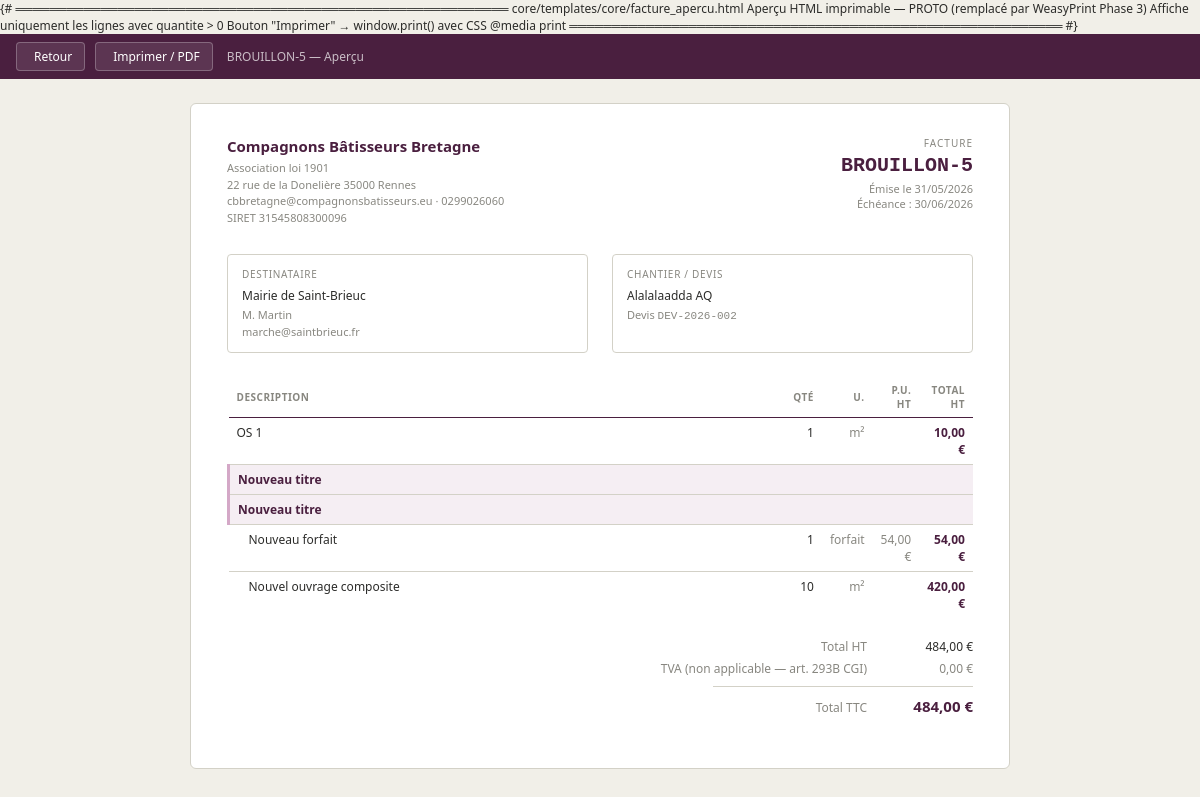
Page /factures/5/apercu/ (signed in) on the committed database.
### core/models.py (models this page shows, shortened)
class Facture(models.Model):
    TYPE_DOC_CHOICES = [
        ('facture', 'Facture'),
        ('acompte', "Facture d'acompte"),
        ('appel', "Facture d'appel convention"),
        ('avoir',   'Avoir'),
    ]
    STATUS_CHOICES = [
        ('draft',     'Brouillon'),
        ('validated', 'Validée'),
        ('sent',      'Envoyée'),
        ('paid',      'Payée'),
        ('cancelled', 'Annulée'),
    ]
    numero = models.CharField(
        max_length=50, unique=True, null=True, blank=True,
        help_text="Assigné automatiquement à la validation"
    )
    type_doc = models.CharField(
        max_length=10, choices=TYPE_DOC_CHOICES, default='facture'
    )
    devis = models.ForeignKey(
        Devis, on_delete=models.PROTECT, related_name='factures'
    )
    destinataire = models.CharField(max_length=200)
    montant = models.DecimalField(
        max_digits=10, decimal_places=2, default=0
    )
    status = models.CharField(
        max_length=20, choices=STATUS_CHOICES, default='draft'
    )
    date_creation = models.DateField(auto_now_add=True)
    date_echeance = models.DateField(null=True, blank=True)
    date_versement = models.DateField(
    null=True, blank=True,
    help_text="Date de versement de l'acompte (renseignée sur la facture normale)"
    )
    notes = models.TextField(blank=True)
    libelle = models.CharField(
        max_length=200, blank=True,
        help_text="Court libellé affiché dans le récapitulatif des factures précédentes"
    )
    conditions_facture = models.TextField(
        blank=True,
        help_text="Conditions de vente pour cette facture"
    )
    created_by = models.ForeignKey(
        User, on_delete=models.SET_NULL,
        null=True, related_name='factures_creees'
    )
    validated_by = models.ForeignKey(
        User, on_delete=models.SET_NULL,
        null=True, blank=True, related_name='factures_validees'
    )
    validated_at = models.DateTimeField(null=True, blank=True)
    bypass_validation = models.BooleanField(default=False)
    created_at = models.DateTimeField(auto_now_add=True)
    class Meta:
        ordering = ['-created_at']
        verbose_name = 'Facture'
    def get_reference(self):
        return self.numero or f"BROUILLON-{self.pk}"

class ParametresAssociation(models.Model):
    nom = models.CharField(max_length=200, default='Compagnons Bâtisseurs Bretagne')
    siret = models.CharField(max_length=50, blank=True)
    ape = models.CharField(max_length=20, blank=True)
    forme_juridique = models.CharField(
        max_length=100, blank=True, default='Association loi 1901'
    )
    adresse = models.TextField(blank=True)
    email = models.EmailField(blank=True)
    telephone = models.CharField(max_length=50, blank=True)
    site_web = models.URLField(blank=True)
    logo = models.ImageField(
        upload_to='logo/', null=True, blank=True
    )
    couleur_principale = models.CharField(
        max_length=7, default='#6B1F3A',
        help_text="Code hexadécimal ex: #6B1F3A"
    )
    couleur_secondaire = models.CharField(
        max_length=7, default='#2BBFA4',
        help_text="Code hexadécimal ex: #2BBFA4"
    )
    couleur_accent = models.CharField(
        max_length=7, default='#E8A020',
        help_text="Code hexadécimal ex: #E8A020"
    )
    slogan = models.CharField(
        max_length=200, blank=True,
        default='La solidarité, un chantier à partager'
    )
    class Meta:
        verbose_name = 'Paramètres association'
    @classmethod
    def get(cls):
        obj, _ = cls.objects.get_or_create(pk=1)
        return obj

class Devis(models.Model):
    STATUS_CHOICES = [
        ('draft',    'Brouillon'),
        ('sent',     'Envoyé'),
        ('accepted', 'Accepté'),
        ('refused',  'Refusé'),
        ('expired',  'Expiré'),
    ]
    reference = models.CharField(max_length=50, unique=True)
    client = models.ForeignKey(
        Client, on_delete=models.PROTECT, related_name='devis'
    )
    equipe = models.ForeignKey(
        Equipe, on_delete=models.SET_NULL,
        null=True, blank=True, related_name='devis'
    )
    chantier = models.CharField(max_length=300)
    chantier_adresse1 = models.CharField(max_length=200, blank=True)
    chantier_adresse2 = models.CharField(max_length=200, blank=True)
    chantier_cp = models.CharField(max_length=10, blank=True)
    chantier_ville = models.CharField(max_length=100, blank=True)
    status = models.CharField(
        max_length=20, choices=STATUS_CHOICES, default='draft'
    )
    date_creation = models.DateField(auto_now_add=True)
    date_validite = models.DateField(null=True, blank=True)
    taux_mo = models.DecimalField(
        max_digits=6, decimal_places=2, default=46.00
    )
    notes = models.TextField(blank=True)
    conditions_devis = models.TextField(
        blank=True,
        help_text="Conditions de vente pour ce devis (copié depuis les préférences à la création)"
    )
    fin_group_title = models.CharField(
        max_length=100, default='Financements',
        help_text="Titre du groupe de financements"
    )
    created_by = models.ForeignKey(
        User, on_delete=models.SET_NULL,
        null=True, related_name='devis_crees'
    )
    created_at = models.DateTimeField(auto_now_add=True)
    updated_at = models.DateTimeField(auto_now=True)
    class Meta:
        ordering = ['-created_at']
        verbose_name = 'Devis'
        verbose_name_plural = 'Devis'

class Client(models.Model):
    nom = models.CharField(max_length=200)
    contact = models.CharField(max_length=200, blank=True)
    email = models.EmailField(blank=True)
    telephone = models.CharField(max_length=50, blank=True)
    adresse = models.TextField(blank=True)
    created_at = models.DateTimeField(auto_now_add=True)
    class Meta:
        ordering = ['nom']
        verbose_name = 'Client'

class LigneFacture(models.Model):
    TYPE_CHOICES = LigneDevis.TYPE_CHOICES
    facture = models.ForeignKey(
        Facture, on_delete=models.CASCADE, related_name='lignes'
    )
    parent = models.ForeignKey(
        'self', on_delete=models.CASCADE,
        null=True, blank=True, related_name='enfants'
    )
    type_ligne = models.CharField(max_length=5, choices=TYPE_CHOICES)
    description = models.TextField(blank=True)
    quantite = models.DecimalField(
        max_digits=10, decimal_places=3, default=1
    )
    quantite_originale = models.DecimalField(
        max_digits=10, decimal_places=3, default=1,
        help_text="Quantité du devis original, pour référence"
    )
    unite = models.CharField(max_length=50, blank=True)
    cout_unitaire = models.DecimalField(
        max_digits=10, decimal_places=2, null=True, blank=True
    )
    ordre = models.IntegerField(default=0)
    ouvert = models.BooleanField(default=True)
    ligne_devis_source = models.ForeignKey(
        'LigneDevis',
        on_delete=models.SET_NULL,
        null=True, blank=True,
        related_name='lignes_factures',
        help_text="Ligne du devis à l'origine de cette ligne de facture"
    )
    class Meta:
        ordering = ['ordre']
        verbose_name = 'Ligne de facture'
    def total(self):
        enfants = self.enfants.all()
        if self.type_ligne == 'TITRE':
            return sum(e.total() for e in enfants)
        if enfants.exists():
            return self.quantite * sum(e.total() for e in enfants)
        if self.cout_unitaire is not None:
            return self.quantite * self.cout_unitaire
        return Decimal('0')

### core/views.py (the view)
# urls.py: path('factures/<int:pk>/apercu/',    views.facture_apercu,       name='facture-apercu'),
@login_required
def facture_apercu(request, pk):
    facture = get_object_or_404(Facture, pk=pk)
    devis = facture.devis
    from .models import ParametresAssociation
    params = ParametresAssociation.get()
    def filtrer_lignes(lignes_qs):
        result = []
        for lf in lignes_qs:
            if lf.type_ligne == 'TITRE':
                enfants = filtrer_lignes(lf.enfants.all())
                if enfants:  # titre affiché seulement s'il a des enfants visibles
                    lf.enfants_filtres = enfants
                    result.append(lf)
            else:
                if float(lf.quantite) > 0:
                    result.append(lf)
        return result
    lignes_filtrees = filtrer_lignes(facture.lignes.filter(parent=None))
    return render(request, 'core/facture_apercu.html', {
        'facture': facture,
        'devis': devis,
        'params': params,
        'lignes': lignes_filtrees,
    })

### core/context_processors.py (called while the page is built)
def params_association(request):
    return {'params': ParametresAssociation.get()}

### core/templates/core/facture_apercu.html (shortened to what this page needs)
<!DOCTYPE html>
<html lang="fr">
<head>
<link rel="stylesheet" href="https://cdn.jsdelivr.net/npm/@tabler/icons-webfont@latest/tabler-icons.min.css"/>
</head>
<body>
<div class="no-print">
  <a href="{% url 'core:facture-detail' facture.pk %}"> Retour</a>
  <button onclick="window.print()"> Imprimer / PDF</button>
  <span class="title">{{ facture.get_reference }} — Aperçu</span>
</div>
<div class="doc">
  <div class="doc-header">
    <div class="doc-logo-zone">
      <div class="doc-asso-nom">{{ params.nom }}</div>
      <div class="doc-asso-sub">
        {% if params.forme_juridique %}{{ params.forme_juridique }}<br>{% endif %}
        {% if params.adresse %}{{ params.adresse|linebreaksbr }}<br>{% endif %}
        {% if params.email %}{{ params.email }}{% endif %}
        {% if params.telephone %} · {{ params.telephone }}{% endif %}
        {% if params.siret %}<br>SIRET {{ params.siret }}{% endif %}
      </div>
    </div>
    <div class="doc-ref-zone">
      <div class="doc-type">Facture</div>
      <div class="doc-ref">{{ facture.get_reference }}</div>
      <div class="doc-date">
        Émise le {{ facture.date_creation|date:"d/m/Y" }}<br>
        {% if facture.date_echeance %}Échéance : {{ facture.date_echeance|date:"d/m/Y" }}{% endif %}
      </div>
    </div>
  </div>
  <div class="doc-parties">
    <div class="doc-bloc">
      <div class="doc-bloc-title">Destinataire</div>
      <div class="doc-bloc-val">{{ facture.destinataire }}</div>
      <div class="doc-bloc-sub">
        {{ devis.client.contact }}<br>
        {{ devis.client.email }}<br>
      </div>
    </div>
    <div class="doc-bloc">
      <div class="doc-bloc-title">Chantier / Devis</div>
      <div class="doc-bloc-val">{{ devis.chantier }}</div>
      <div class="doc-bloc-sub">
        Devis <span style="font-family:var(--fm)">{{ devis.reference }}</span>
      </div>
    </div>
  </div>
  <table class="lignes">
    <thead>
      <tr>
        <th style="width:100%">Description</th>
        <th class="num" style="width:60px">Qté</th>
        <th class="num" style="width:40px">U.</th>
        <th class="num" style="width:70px">P.U. HT</th>
        <th class="num" style="width:80px">Total HT</th>
      </tr>
    </thead>
    <tbody>
      {% for lf in lignes %}
        {% include 'core/_apercu_ligne.html' with lf=lf depth=0 only %}
      {% endfor %}
    </tbody>
  </table>
  <div class="doc-totaux">
    <div class="tot-row">
      <span class="tot-lbl">Total HT</span>
      <span class="tot-val">{{ facture.montant|floatformat:2 }} €</span>
    </div>
    <div class="tot-row">
      <span class="tot-lbl">TVA (non applicable — art. 293B CGI)</span>
      <span class="tot-val" style="color:var(--gray-md)">0,00 €</span>
    </div>
    <div class="tot-sep" style="width:260px"></div>
    <div class="tot-row">
      <span class="tot-lbl">Total TTC</span>
      <span class="tot-val tot-grand">{{ facture.montant|floatformat:2 }} €</span>
    </div>
  </div>
</div>
</body>
</html>

### core/templates/core/_apercu_ligne.html
{% if lf.type_ligne == 'TITRE' %}
  <tr class="row-titre">
    <td colspan="5">{{ lf.description|safe }}</td>
  </tr>
  {% for enfant in lf.enfants_filtres %}
    {% include 'core/_apercu_ligne.html' with lf=enfant depth=1 %}
  {% endfor %}
{% else %}
  <tr class="{% if depth > 0 %}row-child{% endif %}">
    <td>{{ lf.description|safe }}</td>
    <td class="td-num">{{ lf.quantite|floatformat:"-3" }}</td>
    <td class="td-num" style="color:var(--gray-md)">{{ lf.unite }}</td>
    <td class="td-num" style="color:var(--gray-md)">
      {% if lf.cout_unitaire %}{{ lf.cout_unitaire|floatformat:2 }} €{% endif %}
    </td>
    <td class="td-total">{{ lf.total|floatformat:2 }} €</td>
  </tr>
{% endif %}

### core/templates/core/facture_apercu.html (style rules this page uses)
:root { --prune: #4A1F3F; --prune-lt: #F5EEF3; --prune-bd: #D4A8C7; --teal: #1D9E75; --teal-lt: #E1F5EE; --teal-dk: #085041; --amber-lt: #FAEEDA; --gray: #2C2C2A; --gray-md: #888780; --gray-lt: #F1EFE8; --gray-bd: #D3D1C7; --red: #A32D2D; --red-lt: #FCEBEB; --bg: #F1EFE8; --f: 'Segoe UI', system-ui, sans-serif; --fm: 'Consolas', monospace; --r: 4px; }
* { box-sizing: border-box; margin: 0; padding: 0; }
body { font-family: var(--f); background: var(--bg); color: var(--gray); font-size: 12px; }
.no-print { background: var(--prune); padding: 8px 16px; display: flex; align-items: center; gap: 10px; }
.no-print a, .no-print button { display: inline-flex; align-items: center; gap: 5px; padding: 5px 12px; border-radius: var(--r); border: 1px solid rgba(255,255,255,.25); background: rgba(255,255,255,.1); color: #fff; font-size: 12px; cursor: pointer; text-decoration: none; font-family: var(--f); }
.no-print .title { color: rgba(255,255,255,.7); font-size: 12px; margin-left: 4px; }
.doc { max-width: 820px; margin: 24px auto; background: #fff; padding: 32px 36px; border: 1px solid var(--gray-bd); border-radius: 6px; }
.doc-header { display: flex; justify-content: space-between; align-items: flex-start; margin-bottom: 28px; gap: 24px; }
.doc-logo-zone { display: flex; flex-direction: column; gap: 4px; }
.doc-asso-nom { font-size: 15px; font-weight: 700; color: var(--prune); }
.doc-asso-sub { font-size: 11px; color: var(--gray-md); line-height: 1.5; }
.doc-ref-zone { text-align: right; }
.doc-type { font-size: 10px; text-transform: uppercase; letter-spacing: .1em; color: var(--gray-md); margin-bottom: 4px; }
.doc-ref { font-size: 20px; font-weight: 700; color: var(--prune); font-family: var(--fm); }
.doc-date { font-size: 11px; color: var(--gray-md); margin-top: 4px; }
.doc-parties { display: flex; gap: 24px; margin-bottom: 24px; }
.doc-bloc { flex: 1; padding: 12px 14px; border: 1px solid var(--gray-bd); border-radius: var(--r); }
.doc-bloc-title { font-size: 10px; text-transform: uppercase; letter-spacing: .07em; color: var(--gray-md); margin-bottom: 6px; }
.doc-bloc-val { font-size: 12px; font-weight: 500; line-height: 1.5; }
.doc-bloc-sub { font-size: 11px; color: var(--gray-md); margin-top: 2px; line-height: 1.5; }
table.lignes { width: 100%; border-collapse: collapse; margin-bottom: 20px; }
table.lignes th { font-size: 10px; text-transform: uppercase; letter-spacing: .05em; color: var(--gray-md); padding: 6px 8px; border-bottom: 1.5px solid var(--prune); text-align: left; }
table.lignes th.num { text-align: right; }
table.lignes td { padding: 6px 8px; border-bottom: 1px solid var(--gray-bd); font-size: 12px; vertical-align: top; }
table.lignes tr:last-child td { border-bottom: none; }
table.lignes .td-num { text-align: right; font-variant-numeric: tabular-nums; }
table.lignes .td-total { text-align: right; font-weight: 600; color: var(--prune); font-variant-numeric: tabular-nums; }
.row-titre td { background: var(--prune-lt); font-weight: 600; color: var(--prune); font-size: 12px; }
.row-titre td:first-child { border-left: 3px solid var(--prune-bd); }
.row-child td:first-child { padding-left: 20px; }
.doc-totaux { display: flex; flex-direction: column; align-items: flex-end; gap: 5px; margin-bottom: 20px; }
.tot-row { display: flex; gap: 16px; align-items: baseline; font-size: 12px; }
.tot-lbl { color: var(--gray-md); min-width: 160px; text-align: right; }
.tot-val { font-variant-numeric: tabular-nums; min-width: 90px; text-align: right; font-weight: 500; }
.tot-sep { width: 100%; height: 1px; background: var(--gray-bd); margin: 4px 0; }
.tot-grand { font-size: 15px; font-weight: 700; color: var(--prune); }

### rows in the picture
Facture: get_reference "BROUILLON-5", date_creation "31/05/2026", date_echeance "30/06/2026", destinataire "Mairie de Saint-Brieuc", montant "484,00"
ParametresAssociation: nom "Compagnons Bâtisseurs Bretagne", forme_juridique "Association loi 1901", adresse "22 rue de la Donelière 35000 Rennes", email "cbbretagne@compagnonsbatisseurs.eu", telephone "0299026060", siret "31545808300096"
Devis: client.contact "M. Martin", client.email "marche@saintbrieuc.fr", chantier "Alalalaadda AQ", reference "DEV-2026-002"
LigneFacture: description "OS 1", quantite "1", unite "m²", total "10,00"
LigneFacture: description "Nouveau titre"
LigneFacture: description "Nouveau titre"
LigneFacture: description "Nouveau forfait", quantite "1", unite "forfait", cout_unitaire "54,00", total "54,00"
LigneFacture: description "Nouvel ouvrage composite", quantite "10", unite "m²", total "420,00"
